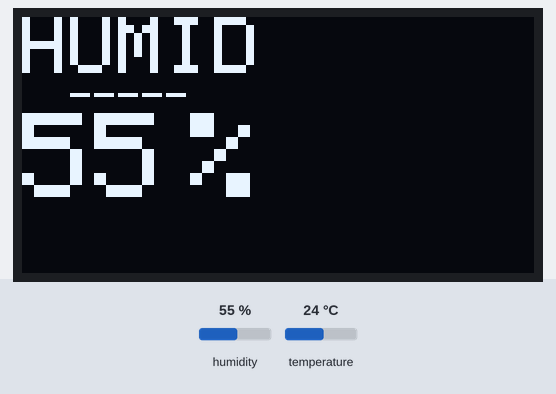
Simulated run of this sketch. Board: Arduino Uno, built with avr-gcc and run on an emulated ATmega328P. On the bench: 128×64 one-colour display. The test bench sets the inputs (shaded band); at power-on: temperature 24 °C, humidity 55 %. What the sketch prints to the serial monitor is not drawn.

Above: at 2.9 s.
3.0 s: temperature set to 12 °C
At 5.3 s:
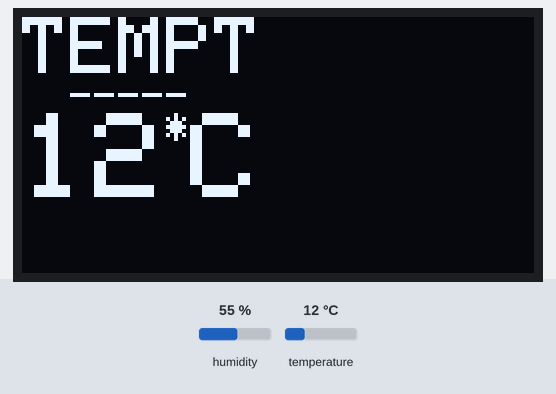
9.1 s: humidity set to 22 %
At 11.5 s:
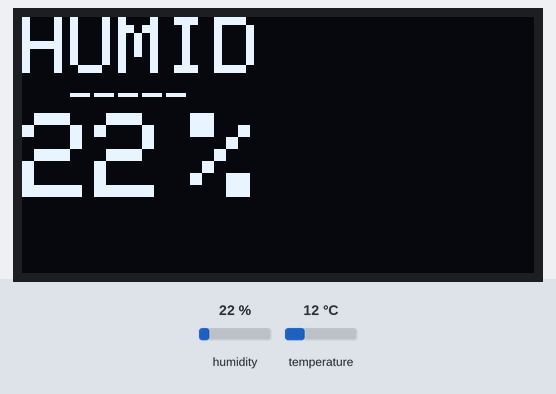
14.0 s: temperature set to 19 °C
At 17.7 s:
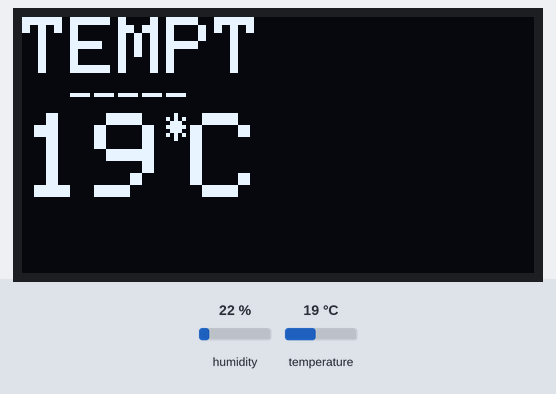
20.1 s: humidity set to 40 %
At 23.9 s:
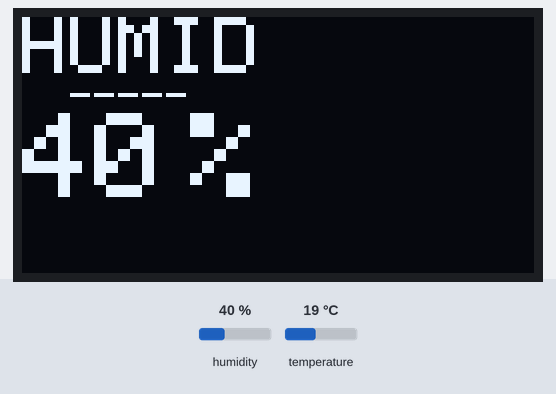
Timing chart, 0 to 25.4 s (numbered marks = the images above; inputs shaded):
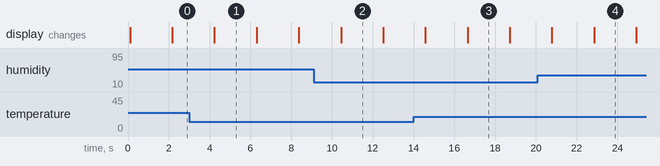

Measured:
- after the input at 3.0 s, the display: changes after 1.2 s (image 1)
- after the input at 9.1 s, the display: changes after 1.3 s (image 2)
- after the input at 14.0 s, the display: first differs from a run without the input after 2.7 s (image 3)
- after the input at 20.1 s, the display: first differs from a run without the input after 2.8 s (image 4)
- what the display in image 1 shows lasts 2.1 s, from 4.2 s to 6.3 s

The sketch:

Basic_OLED_shield.ino
```cpp
/**
  SePoLab SMART Devices PROJECT
  Name: Basic_OLED_Shield

  Purpose: calculate temperature + humidity then display to micro OLEDscreen 64x48 pixels

  General Hardware:
  - BASE:
  -- WeMosD1mini/WeMosD1miniPro(required if supported upgrade firmware via OTA) / WeMosD1Lite (no OTA support)
  - SHIELD:
  -- DYI 2switches shield v1.1.0(required) - used Port: D1;D2;RST;D3
  -- 1-BUTTON shield v.2.0.0(optional) - used Port: D3
  -- OLED Shield v1.1.0 (required) - used Port: D1;D2 for I2C
  -- SHT30 Shield v1.0.0 (required) - used Port: D1;D2 for I2C

  - CONNECTION:
  -- SOFT RESET BUTTON: D3 => use to reset WiFi or MQTT server connection
  -- OLED Shield uses D1;D2
  -- SHT30 shield uses D1; D2

Pin Function                          ESP-8266 Pin
TX  TXD                                     TXD
RX  RXD                                     RXD
A0  Analog input                            A0
D0  IO                                      GPIO16
D1  IO, SCL                                 GPIO5
D2  IO, SDA                                 GPIO4
D3  IO, 10k Pull-up                         GPIO0
D4  IO, 10k Pull-up, BUILTIN_LED            GPIO2
D5  IO, SCK                                 GPIO14
D6  IO, MISO                                GPIO12
D7  IO, MOSI                                GPIO13
D8  IO, 10k Pull-down, SS                   GPIO15
G   Ground                                  GND
5V  5V                                      -
3V3 3.3V                                    3.3V
RST Reset                                   RST


  @author Sebastian sepolab@gmail.com
  @version 1.0 6/15/17
*/

#include <Wire.h>
#include <Adafruit_GFX.h>  //https://github.com/mcauser/Adafruit_SSD1306/tree/esp8266-64x48
#include <Adafruit_SSD1306.h> //https://github.com/mcauser/Adafruit_SSD1306/tree/esp8266-64x48
#include <WEMOS_SHT3X.h> //https://github.com/wemos/WEMOS_SHT3x_Arduino_Library

#define OLED_RESET 0  // GPIO0
Adafruit_SSD1306 display(OLED_RESET);

SHT3X sht30(0x45);
bool switchMode = true;

void setup() {
  Serial.begin(115200);
  display.begin(SSD1306_SWITCHCAPVCC, 0x3C);
}

void loop() {
  // Clear the buffer.
  display.clearDisplay();
  display.setTextSize(2);
  display.setCursor(0, 0);
  display.setTextColor(WHITE);

  if(sht30.get()==0){
    if (switchMode) {
      display.println("TEMPT");
      display.setTextSize(1);
      display.println("  -----");
      display.setTextSize(2);
      Serial.println("T: ");
      display.setTextSize(3);
      display.print(int(sht30.cTemp));
      display.setTextSize(1);
      display.print("*");
      Serial.println(sht30.cTemp);
      display.setTextSize(3);
      display.print("C");
      switchMode = false;
    } else {
      display.println("HUMID");
      display.setTextSize(1);
      display.println("  -----");
      display.setTextSize(2);
      Serial.println("T: ");
      display.setTextSize(3);
      display.print(int(sht30.humidity));
      display.setTextSize(1);
      display.print(" ");
      Serial.println(sht30.cTemp);
      display.setTextSize(3);
      display.print("%");
      switchMode = true;
    }
  }
  else
  {
    display.println("Error!");
    Serial.println("Error");
  }
  display.display();
  delay(2000);

}
```
